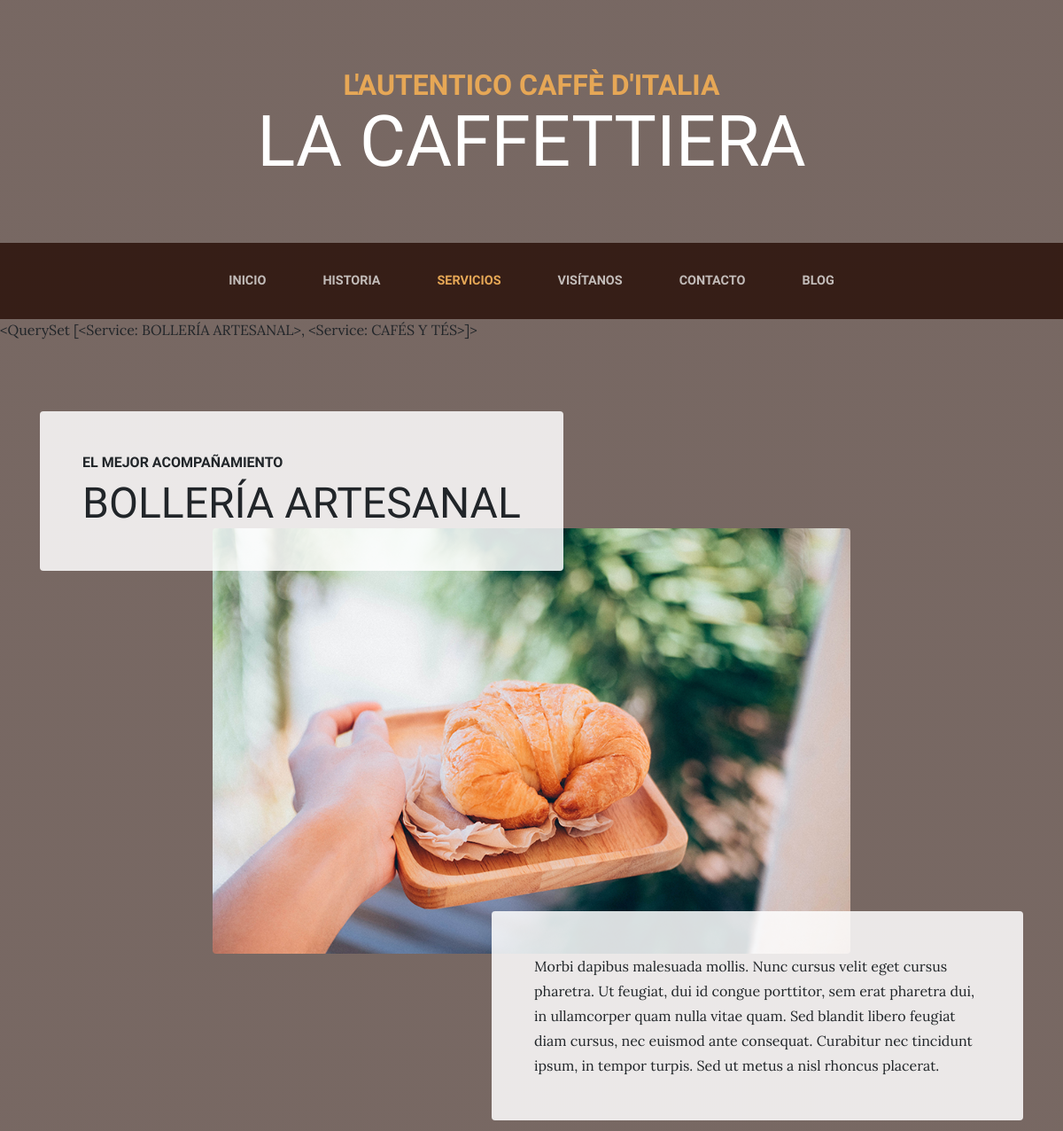
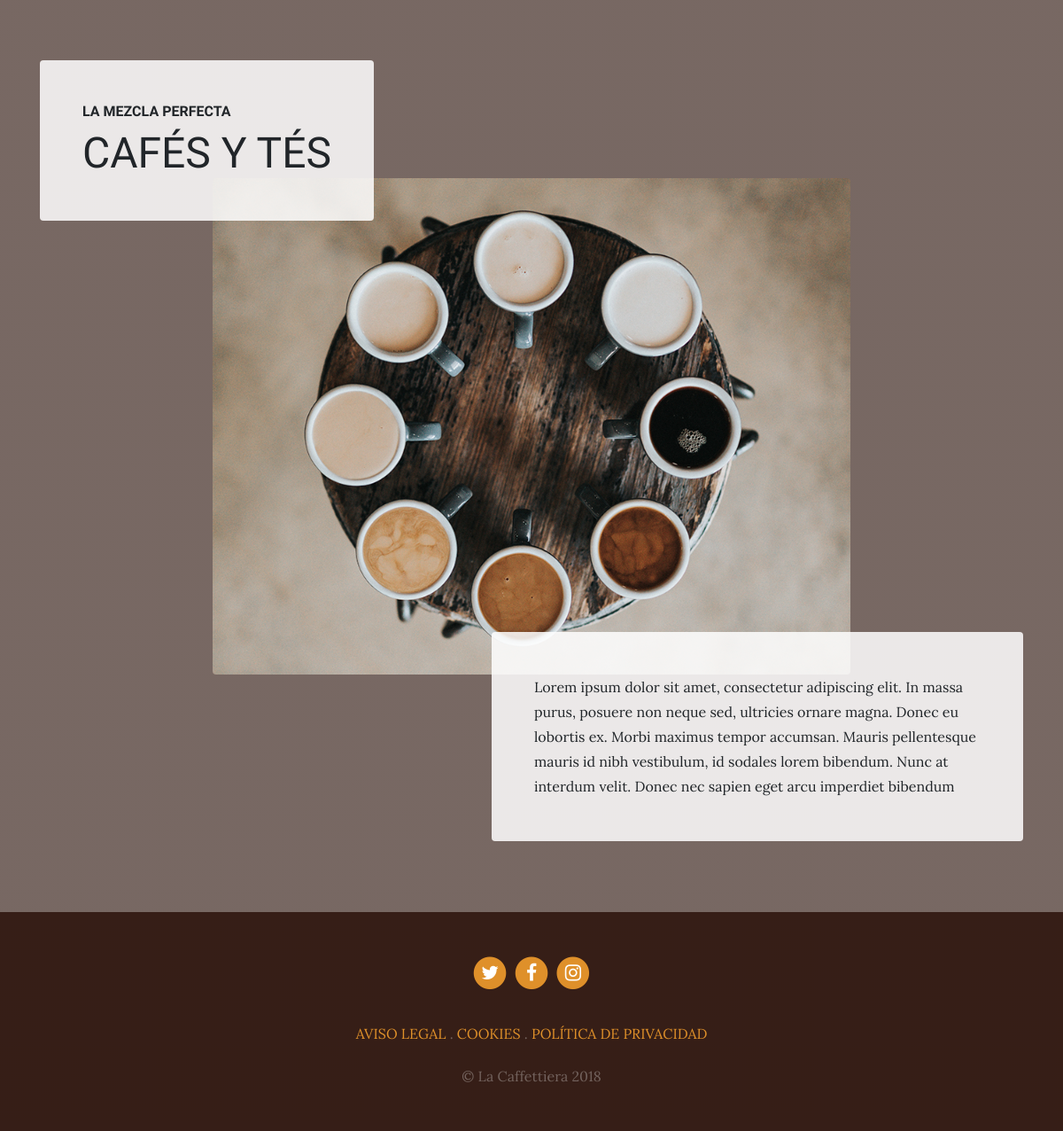
Page /services/ on the committed database (2 pictures, top to bottom).
### services/models.py (models this page shows)
class Service(models.Model):
    title=models.CharField(max_length=200, verbose_name="Título")
    subtitle=models.CharField(max_length=200,verbose_name="Subtítulo")
    content=models.TextField(verbose_name="Contenido")
    image=models.ImageField(verbose_name="Imagen", upload_to="services")
    created=models.DateTimeField(auto_now_add=True,verbose_name="Fecha de creación")
    updated=models.DateTimeField(auto_now=True,verbose_name="Fecha de actualización")
    class Meta:
        verbose_name="servicio"
        verbose_name_plural="servicios"
        ordering=["-created"]
    def __str__(self):
        return self.title

### page/models.py (models this page shows, shortened)
class Page(models.Model):
    title = models.CharField(max_length=200, verbose_name="Título")
    content = RichTextField(verbose_name="Contenido")
    created = models.DateTimeField(auto_now_add=True, verbose_name="Fecha de creación")
    updated=models.DateTimeField(auto_now=True,verbose_name="Fecha de actualización")
    class Meta:
        verbose_name="página}"
        verbose_name_plural="páginas"
        ordering=["title"]

### services/views.py (the view)
# urls.py: path('', views.services, name="services"),
def services(request):
    services=Service.objects.all()
    return render(request,"services/services.html", {'services': services})

### page/templatetags/pages_extras.py (called while the page is built)
@register.simple_tag
def get_page_list():
    page=Page.objects.all()
    return page

### social/processor.py (called while the page is built)
def ctx_dict(request):
    ctx={}
    links=Link.objects.all()
    for link in links:
        ctx[link.key]=link.url
    return ctx

### services/templates/services/services.html (shortened to what this page needs)
{%extends "core/base.html"%}
{%block content%}
{%load static%}
{{services}}
{%for service in services%}
  <section class="page-section">
    <div class="container">
      <div class="product-item">
        <div class="product-item-title d-flex">
          <div class="bg-faded p-5 d-flex mr-auto rounded">
            <h2 class="section-heading mb-0">
              <span class="section-heading-upper">{{service.subtitle}}</span>
              <span class="section-heading-lower">{{service.title}}</span>
            </h2>
          </div>
        </div>
        <img class="product-item-img mx-auto d-flex rounded img-fluid mb-3 mb-lg-0"
          src="{{service.image.url}}" alt="">
        <div class="product-item-description d-flex ml-auto">
          <div class="bg-faded p-5 rounded">
            <p class="mb-0">{{service.content}}</p>
          </div>
        </div>
      </div>
    </div>
  </section>
{%endfor%}
{%endblock%}

### core/templates/core/base.html (shortened to what this page needs)
<!DOCTYPE html>
<html lang="es">
<head>
  {%load static%}
  <link href="{% static 'core/vendor/bootstrap/css/bootstrap.min.css'%}" rel="stylesheet">
  <link href="{% static 'core/vendor/font-awesome/css/font-awesome.min.css'%}" rel="stylesheet" type="text/css">
  <link href="{% static 'core/css/business-casual.css'%}" rel="stylesheet">
</head>
<body>
  <h1 class="site-heading text-center text-white d-none d-lg-block">
    <span class="site-heading-upper text-primary mb-3">L'autentico caffè d'italia</span>
    <span class="site-heading-lower">La Caffettiera</span>
  </h1>
  <nav class="navbar navbar-expand-lg navbar-dark py-lg-4" id="mainNav">
    <div class="container">
      <div class="collapse navbar-collapse" id="navbarResponsive">
        <ul class="navbar-nav mx-auto">
          <li class="nav-item {%if request.path == '/' %}active{%endif%} px-lg-4">
            <a class="nav-link text-uppercase text-expanded" href="{%url 'index'%}">Inicio</a>
          </li>
          <li class="nav-item {%if request.path == '/about/'%}active{%endif%} px-lg-4">
            <a class="nav-link text-uppercase text-expanded" href="{%url 'about'%} ">Historia</a>
          </li>
          <li class="nav-item {%if request.path == '/services/'%}active{%endif%}  px-lg-4">
            <a class="nav-link text-uppercase text-expanded" href="{%url 'services'%} ">Servicios</a>
          </li>
          <li class="nav-item {%if request.path == '/store/'%}active{%endif%}  px-lg-4">
            <a class="nav-link text-uppercase text-expanded" href="{%url 'store'%}">Visítanos</a>
          </li>
          <li class="nav-item {%if request.path == '/contact/'%}active{%endif%}  px-lg-4">
            <a class="nav-link text-uppercase text-expanded" href="{%url 'contact'%}">Contacto</a>
          </li>
          <li class="nav-item {%if request.path|slice:6 == '/blog/'%}active{%endif%}  px-lg-4">
            <a class="nav-link text-uppercase text-expanded" href="{%url 'blog'%}">Blog</a>
          </li>
        </ul>
      </div>
    </div>
  </nav>
  {%block content%}{%endblock%}
  <footer class="footer text-faded text-center py-5">
    <div class="container">
      <p class="m-0">
        {%if LINK_LINKEDIN != null%}
        <a href="{{LINK_LINKEDIN}}" class="link">
          <span class="fa-stack fa-lg">
            <i class="fa fa-circle fa-stack-2x"></i>
            <i class="fa fa-twitter fa-stack-1x fa-inverse"></i>
          </span>
        </a>
        {%endif%}
        {%if LINK_FACEBOOK != null%}
        <a href="{{LINK_FACEBOOK}}" class="link">
          <span class="fa-stack fa-lg">
            <i class="fa fa-circle fa-stack-2x"></i>
            <i class="fa fa-facebook fa-stack-1x fa-inverse"></i>
          </span>
        </a>
        {%endif%}
        {%if LINK_INSTAGRAM != null%}
        <a href="{{LINK_INSTAGRAM}}" class="link">
          <span class="fa-stack fa-lg">
            <i class="fa fa-circle fa-stack-2x"></i>
            <i class="fa fa-instagram fa-stack-1x fa-inverse"></i>
          </span>
        </a>
        {%endif%}
      </p>
      <p class="m-0 mbt">
        {%load pages_extras%}
        {%get_page_list as pages%}
        {%for page in pages%}
        <a href="{%url 'page' page.id%}" class="link"> {{page.title}}</a> {%if not forloop.last%}.{%endif%}
        {%endfor%}
      </p>
      <p class="m-0 mbt1">&copy; La Caffettiera 2018</p>
    </div>
  </footer>
</body>
</html>

### core/static/core/css/business-casual.css (style rules this page uses)
body { font-family: 'Lora'; background: linear-gradient(rgba(47, 23, 15, 0.65), rgba(47, 23, 15, 0.65)), url("../img/bg.jpg"); background-attachment: fixed; background-position: center; background-size: cover; }
h1, h2, h3, h4, h5, h6 { font-family: 'Raleway'; }
p { line-height: 1.75; }
.text-faded { color: rgba(255, 255, 255, 0.3); }
.site-heading { margin-top: 5rem; margin-bottom: 5rem; text-transform: uppercase; line-height: 1; font-family: 'Raleway'; }
.site-heading .site-heading-upper { display: block; font-size: 2rem; font-weight: 800; }
.site-heading .site-heading-lower { font-size: 5rem; font-weight: 100; line-height: 4rem; }
.page-section { margin-top: 5rem; margin-bottom: 5rem; }
.section-heading { text-transform: uppercase; }
.section-heading .section-heading-upper { display: block; font-size: 1rem; font-weight: 800; padding-bottom:.5rem; }
.section-heading .section-heading-lower { display: block; font-size: 3rem; font-weight: 100; }
.bg-faded { background-color: rgba(255, 255, 255, 0.85); }
#mainNav { background-color: rgba(47, 23, 15, 0.9); font-family: 'Raleway'; }
#mainNav .navbar-nav .nav-item .nav-link { color: rgba(255, 255, 255, 0.7); font-weight: 800; }
#mainNav .navbar-nav .nav-item.active .nav-link { color: #e6a756; }
@media (min-width: 992px) { #mainNav .navbar-nav .nav-item .nav-link { font-size: 0.9rem; } }
@media (min-width: 992px) { .product-item .product-item-title { position: relative; z-index: 1; margin-bottom: -3rem; } }
@media (min-width: 992px) { .product-item .product-item-img { position: relative; z-index: 0; max-width: 60vw; } }
@media (min-width: 992px) { .product-item .product-item-description { position: relative; z-index: 1; margin-top: -3rem; max-width: 50vw; } }
.footer { background-color: rgba(47, 23, 15, 0.9); }
.text-primary { color: #e6a756 !important; }
.mbt { padding-top: 2rem; }
.mbt1 { padding-top: 1.25rem; }
a.link { color: #df902a; }

### rows in the picture
Service: title.title "<QuerySet [<Service: BOLLERÍA ARTESANAL>, <Service: CAFÉS Y TÉS>]>", subtitle "EL MEJOR ACOMPAÑAMIENTO", title "BOLLERÍA ARTESANAL", image (picture), content "Morbi dapibus malesuada mollis. Nunc cursus velit eget cursus pharetra. Ut feugiat, dui id congue porttitor, sem erat pharetra dui, in ullamcorper quam nulla vitae quam. Sed blandit libero feugiat diam cursus, nec euismod ante consequat. Curabitur nec tincidunt ipsum, in tempor turpis. Sed ut metus a nisl rhoncus placerat."
Service: subtitle "LA MEZCLA PERFECTA", title "CAFÉS Y TÉS", image (picture), content "Lorem ipsum dolor sit amet, consectetur adipiscing elit. In massa purus, posuere non neque sed, ultricies ornare magna. Donec eu lobortis ex. Morbi maximus tempor accumsan. Mauris pellentesque mauris id nibh vestibulum, id sodales lorem bibendum. Nunc at interdum velit. Donec nec sapien eget arcu imperdiet bibendum"
Page: title "AVISO LEGAL"
Page: title "COOKIES"
Page: title "POLÍTICA DE PRIVACIDAD"
